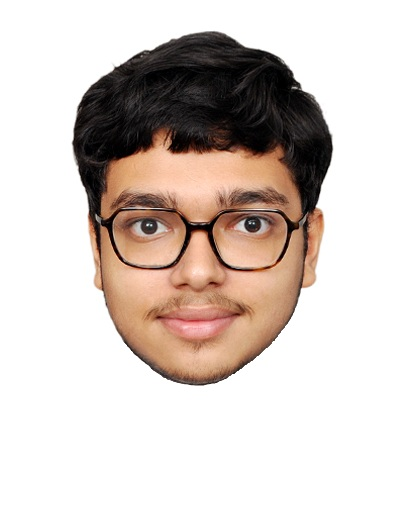
#> input picture portrait.jpg, 402 x 520 px
$ python ascii-generator.py --input portrait.jpg
#> lines starting #> are read from the running program, lines starting #| are printed output that depends on the picture
#!/usr/bin/env python3
"""
ascii-generator.py
-------------------
Converts a front-facing portrait into terminal-style ASCII art and emits
two ready-to-embed SVG assets (light mode + dark mode) sized for a GitHub
README, plus a plain .txt copy for quick inspection.

Usage
-----
    pip install pillow
    python ascii-generator.py --input portrait.jpg

Optional flags
---------------
    --width        Output width in characters        (default: 85)
    --out-dir      Where to write generated assets    (default: assets/)
    --invert       Invert the brightness ramp (use for light-background photos)
    --font-size    Font size (px) used inside the generated SVG (default: 6.4)

Regenerating after you replace the photo
-----------------------------------------
1. Drop the new portrait in the repo root (or anywhere) as e.g. portrait.jpg.
2. Run:  python ascii-generator.py --input portrait.jpg
3. This overwrites:
       assets/avatar-placeholder-dark.svg
       assets/avatar-placeholder-light.svg
       assets/avatar-placeholder.txt
4. Commit the regenerated files. README.md already points at the SVG paths,
   so no other edits are needed.
"""

import argparse
import html
import os
import sys

try:
    from PIL import Image
except ImportError:
    print("This script needs Pillow. Install it with: pip install pillow")
    sys.exit(1)

# Darkest -> lightest. Tuned for a terminal look rather than photographic
# accuracy: fewer, chunkier ramp steps read better at README scale.
RAMP = " .,:;+*#%@$&X█"


def image_to_ascii(path: str, out_width: int, invert: bool) -> list[str]:
#> called with path = 'portrait.jpg', out_width = 85, invert = False
    img = Image.open(path).convert("L")
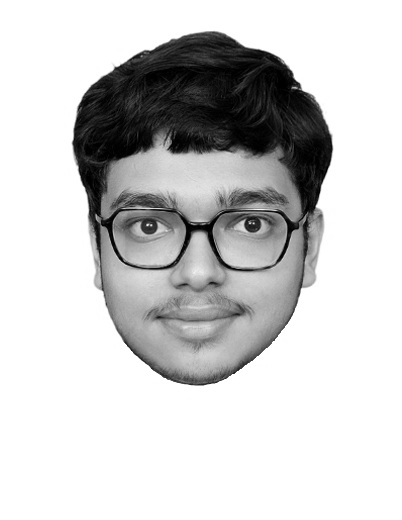
#> img: PIL image 402x520 L; min 0, max 255, mean 204.9

    # Characters are taller than they are wide, so compress vertically
    # to keep the final art from looking stretched.
    aspect_correction = 0.55
    w, h = img.size
#> w = 402; h = 520
    out_height = max(1, int((h / w) * out_width * aspect_correction))
#> out_height = 60
    img = img.resize((out_width, out_height))
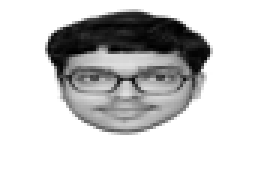
#> img: PIL image 85x60 L (shown 3 times larger); min 0, max 255, mean 204.8

    pixels = list(img.getdata())
#> pixels = 5100 values, max 255 at index 0, min 0 at index 824, mean 204.8
    ramp = RAMP[::-1] if invert else RAMP
    scale = (len(ramp) - 1) / 255

    lines = []
    for row in range(out_height):
        line = "".join(
            ramp[int(pixels[row * out_width + col] * scale)]
            for col in range(out_width)
        )
        lines.append(line.rstrip())
#> after the loop, lines = 60 items
    return lines


def build_svg(lines: list[str], theme: str, font_size: float) -> str:
    line_height = font_size * 1.19
    char_w = font_size * 0.60
    max_len = max((len(l) for l in lines), default=1)

    pad_x, pad_top, pad_bottom = 30, 60, 26
    width = int(max_len * char_w + pad_x * 2)
    height = int(len(lines) * line_height + pad_top + pad_bottom)

    if theme == "dark":
        bg, panel, border, titlebar = "#0A0E14", "#0F141C", "#1E2733", "#131A24"
        glyph, path_c = "#56D8C9", "#6B7685"
        dot_r, dot_y, dot_g = "#E5645B", "#E3A857", "#6FBF8B"
    else:
        bg, panel, border, titlebar = "#FAFBFC", "#FFFFFF", "#D7DCE1", "#F1F3F5"
        glyph, path_c = "#0E7C74", "#57606A"
        dot_r, dot_y, dot_g = "#E5645B", "#D9A441", "#4C9A6A"

    parts = [
        f'<svg width="{width}" height="{height}" viewBox="0 0 {width} {height}" '
        f'xmlns="http://www.w3.org/2000/svg" role="img" '
        f'aria-label="ASCII portrait, {theme} mode">',
        "<style>",
        f".bg{{fill:{bg};}} .panel{{fill:{panel};stroke:{border};stroke-width:1;}} "
        f".titlebar{{fill:{titlebar};}}",
        f".path{{fill:{path_c};font-family:'JetBrains Mono','Fira Code',monospace;font-size:12px;}}",
        f".art{{fill:{glyph};font-family:'JetBrains Mono','Fira Code',monospace;"
        f"font-size:{font_size}px;}}",
        "</style>",
        f'<rect class="bg" width="{width}" height="{height}" rx="10"/>',
        f'<rect class="panel" x="0.5" y="0.5" width="{width-1}" height="{height-1}" rx="10"/>',
        f'<path class="titlebar" d="M10 0 H{width-10} A10 10 0 0 1 {width} 10 '
        f'V38 H0 V10 A10 10 0 0 1 10 0 Z"/>',
        f'<circle cx="26" cy="19" r="6" fill="{dot_r}"/>',
        f'<circle cx="46" cy="19" r="6" fill="{dot_y}"/>',
        f'<circle cx="66" cy="19" r="6" fill="{dot_g}"/>',
        f'<text class="path" x="{width/2}" y="24" text-anchor="middle">'
        f"avatar.ascii &#8212; render preview</text>",
    ]

    y0 = pad_top
    for i, line in enumerate(lines):
        esc = html.escape(line).replace(" ", "&#160;")
        y = y0 + i * line_height
        parts.append(f'<text class="art" x="{pad_x}" y="{y:.1f}" xml:space="preserve">{esc}</text>')

    parts.append(
        f'<text class="path" x="{pad_x}" y="{height-10}">'
        f"$ python ascii-generator.py --input portrait.jpg --mode {theme}</text>"
    )
    parts.append("</svg>")
    return "\n".join(parts)


def main():
    ap = argparse.ArgumentParser(description="Convert a portrait into terminal ASCII art SVGs.")
    ap.add_argument("--input", required=True, help="Path to the source portrait image.")
    ap.add_argument("--width", type=int, default=85, help="Output width in characters.")
    ap.add_argument("--out-dir", default="assets", help="Directory to write generated assets.")
    ap.add_argument("--invert", action="store_true", help="Invert the brightness ramp.")
    ap.add_argument("--font-size", type=float, default=6.4, help="SVG glyph font size in px.")
    args = ap.parse_args()

    os.makedirs(args.out_dir, exist_ok=True)

    lines = image_to_ascii(args.input, args.width, args.invert)
#> lines = 60 items

    txt_path = os.path.join(args.out_dir, "avatar-placeholder.txt")
    with open(txt_path, "w", encoding="utf-8") as f:
        f.write("\n".join(lines))

    for theme in ("dark", "light"):
        svg = build_svg(lines, theme, args.font_size)
        svg_path = os.path.join(args.out_dir, f"avatar-placeholder-{theme}.svg")
        with open(svg_path, "w", encoding="utf-8") as f:
            f.write(svg)
        print(f"wrote {svg_path}")
#> this loop made 2 passes
#> (max_len in build_svg, width in build_svg, height in build_svg) on passes 1 to 2: (85, 386, 542), (85, 386, 542)

    print(f"wrote {txt_path}")
    print("Done. Commit the files in", args.out_dir)
#| Done. Commit the files in assets


if __name__ == "__main__":
    main()
